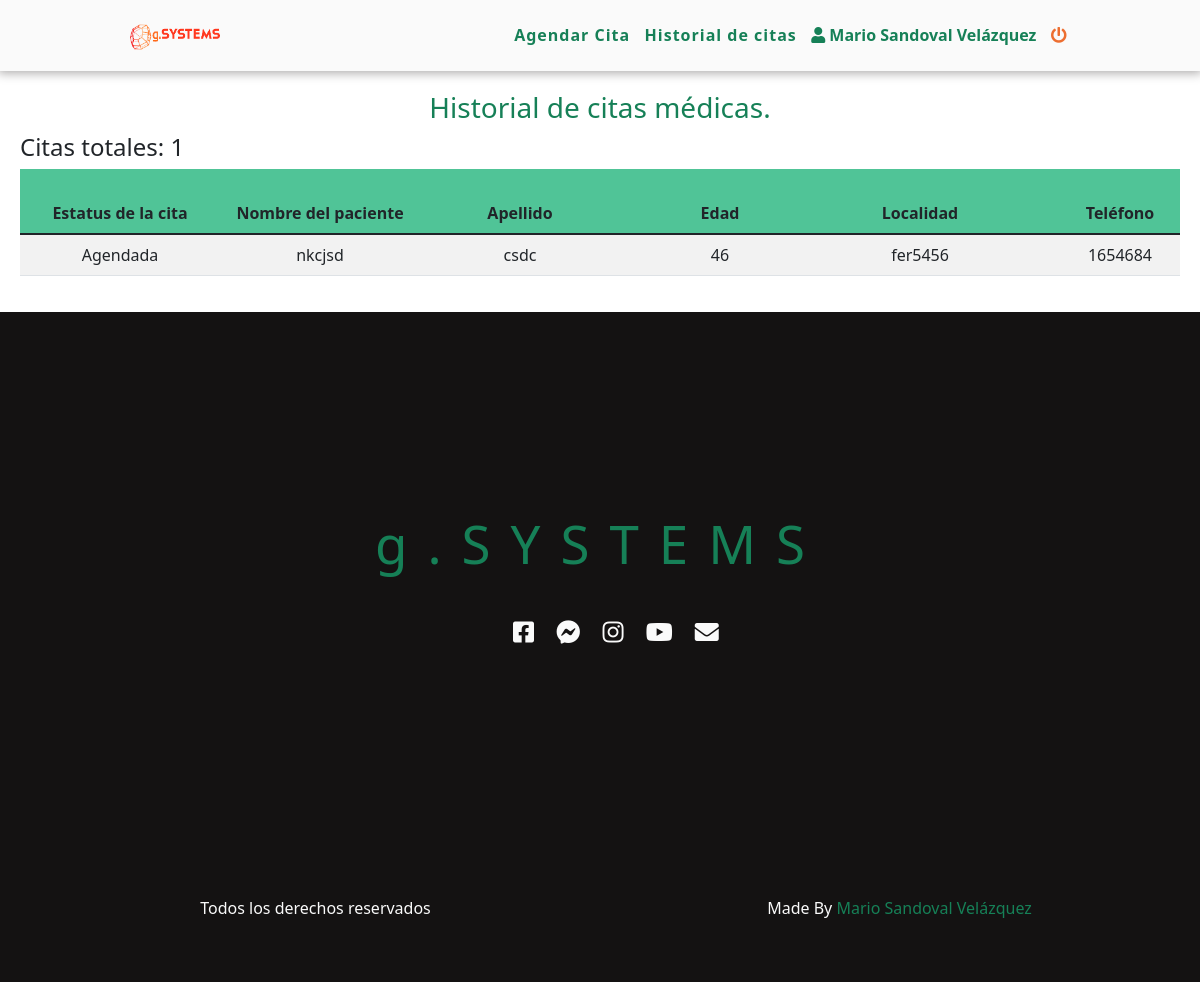
The app's page /sections/historial.php (signed in) with its own data.
### tables this page shows
CREATE TABLE `medicos` (
  `id_medico` int(255) NOT NULL,
  `name_medico` varchar(500) NOT NULL,
  `email_medico` varchar(350) NOT NULL,
  `pwd_medico` varchar(20) NOT NULL,
  `createdAT` timestamp NOT NULL DEFAULT current_timestamp(),
  `modifiedAt` timestamp NULL DEFAULT NULL ON UPDATE current_timestamp()
);

CREATE TABLE `citas` (
  `id_cita` int(11) NOT NULL,
  `fk_medico` int(11) NOT NULL,
  `nombre_paciente` varchar(250) NOT NULL,
  `apellido_paciente` varchar(250) NOT NULL,
  `edad_paciente` int(11) NOT NULL,
  `localidad_paciente` varchar(250) NOT NULL,
  `tel_paciente` varchar(20) NOT NULL,
  `email_paciente` varchar(350) NOT NULL,
  `medio_contacto` varchar(250) NOT NULL,
  `fecha_cita` date NOT NULL,
  `hora_cita` time NOT NULL,
  `observaciones` varchar(500) NOT NULL,
  `fk_cita_estatus` int(11) NOT NULL,
  `createdAt` timestamp NOT NULL DEFAULT current_timestamp(),
  `modifiedAt` timestamp NULL DEFAULT NULL ON UPDATE current_timestamp()
);

CREATE TABLE `cita_estatus` (
  `id_estatus` int(200) NOT NULL,
  `nombre_estatus` varchar(200) NOT NULL
);

### php/verify_activeSesson.php (called while the page is built)
<?php
require 'login_registro.php';
if(isset($_SESSION["id_medico"])){
  $id_medico = $_SESSION["id_medico"];
  $user = mysqli_fetch_assoc(mysqli_query($con, "SELECT * FROM medicos WHERE id_medico = $id_medico"));
}
else{
  header("Location: ../index.php");
}
?>

### include-views/dynamic-views/Historial_tabla.php (the view, shortened to what this page needs)
<?php
include "connection.php";
$query_historial = "SELECT * FROM `citas` INNER JOIN cita_estatus ce ON citas.fk_cita_estatus = ce.id_estatus
WHERE fk_medico = '$id_medico'
ORDER BY citas.createdAt ASC";
$result_historial = mysqli_query($con, $query_historial);
$total_historial = mysqli_num_rows($result_historial);?>
<h4>Citas totales: <?php echo $total_historial?></h4>
<?php
if($total_historial >= 1){
    while($historial = mysqli_fetch_assoc($result_historial)){?>
<tr>
    <td><?php echo $historial['nombre_estatus']?></td>
    <td><?php echo $historial['nombre_paciente']?></td>
    <td><?php echo $historial['apellido_paciente']?></td>
    <td><?php echo $historial['edad_paciente']?></td>
    <td><?php echo $historial['localidad_paciente']?></td>
    <td><?php echo $historial['tel_paciente']?></td>
</tr>
<?php
    }
}else{?>
<h4 class="noCitas">Aún no tienes citas agendadas</h4>
<?php
}
?>

### include-views/template-views/navbar.php (shortened to what this page needs)
<nav id="navHome" class="header__nav boxShadow">
    <div class=" header__nav--logo">
        <img src="../assets/img/index-logo-min.png" alt="">
    </div>
    <ul class="header__nav--content noList">
        <li><a href="home.php" class="noDecoration whiteTx boldTx">Agendar Cita</a></li>
        <li><a href="historial.php" class="noDecoration whiteTx boldTx">Historial de citas</a></li>
        <li class="darkBlueTx boldTx"><i class="fas fa-user"></i> <?php echo $user['name_medico']?></li>
        <li><a href="../php/logout.php"><i class="fas fa-power-off orangeTx boldTx"></i></a></li>
    </ul>
</nav>

### css/style.css (style rules this page uses)
* { margin: 0; padding: 0; scroll-behavior: smooth; }
body { max-width: 100%; font-size: 1em; overflow-x: hidden; }
.orangeTx { color: #ED6E30; }
.darkBlueTx { color: #168057; }
.whiteTx { color: #FAFAFA; }
.boldTx { font-weight: bold; }
.boxShadow { box-shadow: 0 0 10px 2px #aaa8a8; }
.noList { list-style: none; }
.noDecoration { text-decoration: none; }
.header__nav { display: flex; justify-content: space-around; align-items: center; min-height: 8vh; position: sticky; top: 0; z-index: 2; padding: 8px 0; background-color: #FAFAFA; }
.header__nav .header__nav--logo img { max-width: 100px; }
.header__nav .header__nav--content { margin-top: 15px; display: flex; justify-content: space-around; width: 50%; }
.header__nav .header__nav--content a { letter-spacing: 1px; color: #168057; }
table tbody tr td { text-align: center; }

### records on screen
medicos: name_medico "Mario Sandoval Velázquez"
citas: fk_cita_estatus.nombre_estatus "Agendada", nombre_paciente "nkcjsd", apellido_paciente "csdc", edad_paciente "46", localidad_paciente "fer5456", tel_paciente "1654684"

### other values on screen
$total_historial "1"
